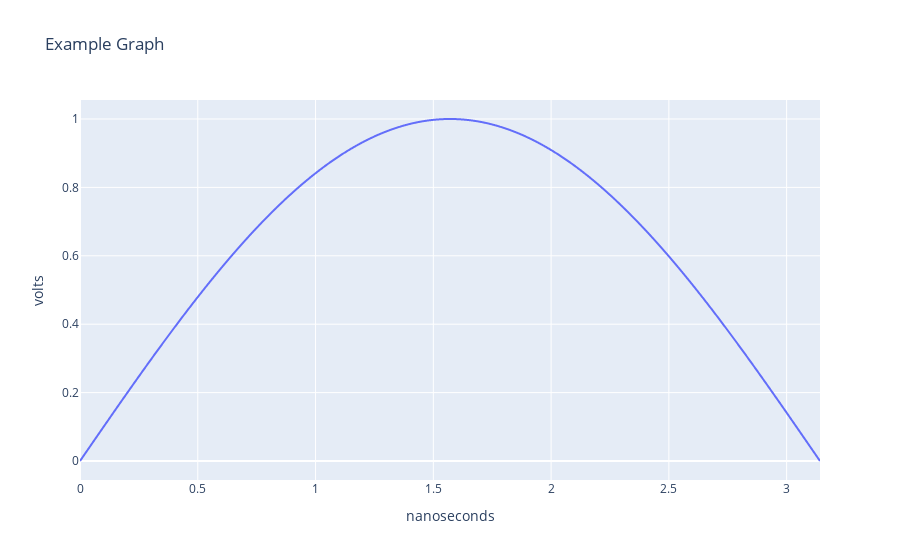

Here is the notebook cell this chart was saved with:
### Code cell
x = np.linspace(0,np.pi,1000)

layout = go.Layout(
  title = 'Example Graph',
  yaxis = dict(
      title = 'volts',
  ),
  xaxis = dict(
      title = 'nanoseconds'
  )
)

trace1 = go.Scatter(
    x = x,
    y = np.sin(x),
    mode = 'lines',
    name = 'sin(x)',
    line = dict(
        shape = 'spline'
    )
)

fig = go.Figure(data=[trace1],layout=layout)
py.offline.iplot(fig)

### Figure 1 — Plotly figure (JSON) as saved in the notebook; plotly's stock layout.template omitted (floating-point values rounded to 4 significant figures; data arrays with more than 128 entries replaced by an {"elided": "..."} marker saying what was removed)
{"data": [{"line": {"shape": "spline"}, "mode": "lines", "name": "sin(x)", "type": "scatter", "x": {"elided": "1000 float values"}, "y": {"elided": "1000 float values"}}], "layout": {"title": {"text": "Example Graph"}, "xaxis": {"title": {"text": "nanoseconds"}}, "yaxis": {"title": {"text": "volts"}}}}
